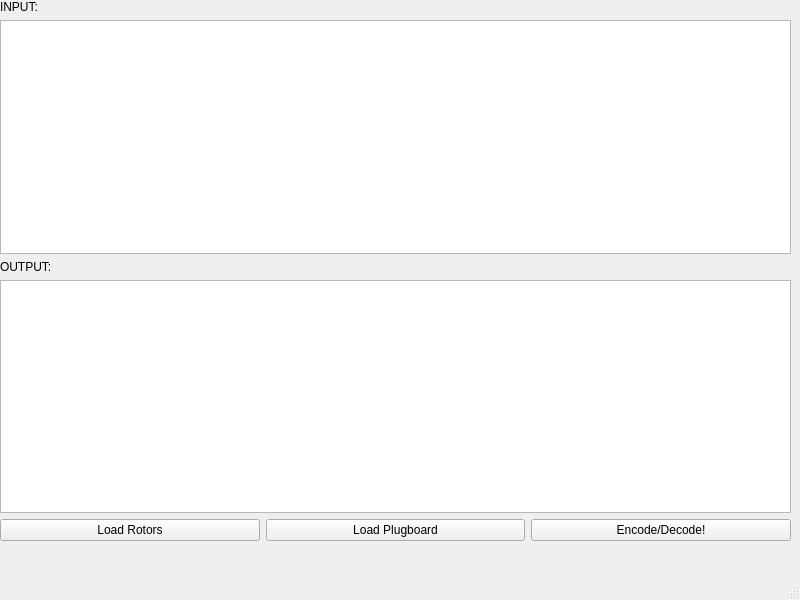
<?xml version="1.0" encoding="UTF-8"?>
<ui version="4.0">
 <class>EnigmaMachine</class>
 <widget class="QMainWindow" name="EnigmaMachine">
  <property name="geometry">
   <rect>
    <x>0</x>
    <y>0</y>
    <width>800</width>
    <height>600</height>
   </rect>
  </property>
  <property name="windowTitle">
   <string>MainWindow</string>
  </property>
  <widget class="QWidget" name="centralwidget">
   <widget class="QWidget" name="verticalLayoutWidget">
    <property name="geometry">
     <rect>
      <x>0</x>
      <y>0</y>
      <width>791</width>
      <height>541</height>
     </rect>
    </property>
    <layout class="QVBoxLayout" name="verticalLayout">
     <item>
      <widget class="QLabel" name="inputLabel">
       <property name="text">
        <string>INPUT:</string>
       </property>
      </widget>
     </item>
     <item>
      <widget class="QPlainTextEdit" name="inputText"/>
     </item>
     <item>
      <widget class="QLabel" name="outputLabel">
       <property name="text">
        <string>OUTPUT:</string>
       </property>
      </widget>
     </item>
     <item>
      <widget class="QPlainTextEdit" name="outputText">
       <property name="readOnly">
        <bool>true</bool>
       </property>
      </widget>
     </item>
     <item>
      <layout class="QHBoxLayout" name="buttonLayout">
       <item>
        <widget class="QPushButton" name="rotorsButton">
         <property name="text">
          <string>Load Rotors</string>
         </property>
        </widget>
       </item>
       <item>
        <widget class="QPushButton" name="plugboardButton">
         <property name="text">
          <string>Load Plugboard</string>
         </property>
        </widget>
       </item>
       <item>
        <widget class="QPushButton" name="encodeButton">
         <property name="text">
          <string>Encode/Decode!</string>
         </property>
        </widget>
       </item>
      </layout>
     </item>
    </layout>
   </widget>
  </widget>
  <widget class="QMenuBar" name="menubar">
   <property name="geometry">
    <rect>
     <x>0</x>
     <y>0</y>
     <width>800</width>
     <height>25</height>
    </rect>
   </property>
  </widget>
  <widget class="QStatusBar" name="statusbar"/>
 </widget>
 <resources/>
 <connections/>
</ui>
